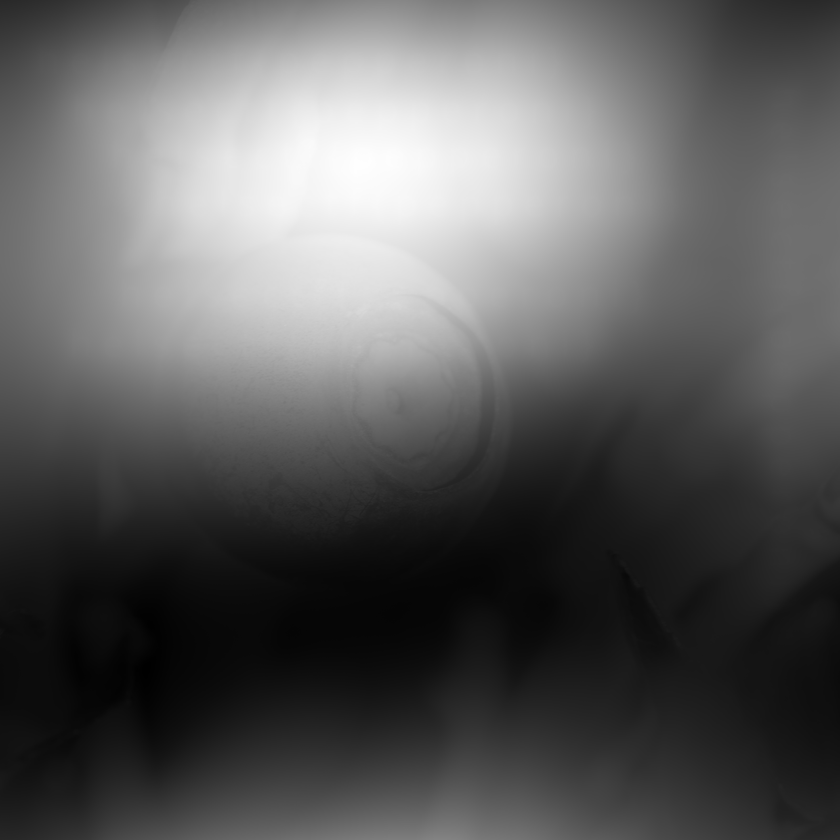
#> input picture stego/image processing 2/blåbær.png, 840 x 840 px, shrunk from 2080 x 2080 before the run
$ python solver.py
#> lines starting #> are read from the running program, lines starting #| are printed output that depends on the picture
import numpy as np
from PIL import Image, ImageFilter
from pprint import pprint
from scipy import ndimage

im = Image.open('blåbær.png')
#> im is the input picture: PIL image 840x840 L; min 0, max 254, mean 92.3
data = np.array(im, dtype=float)

kernel = np.array([[-1, -1, -1, -1, -1],
                   [-1,  1,  2,  1, -1],
                   [-1,  2,  4,  2, -1],
                   [-1,  1,  2,  1, -1],
                   [-1, -1, -1, -1, -1]])
hp1 = ndimage.convolve(data, kernel)
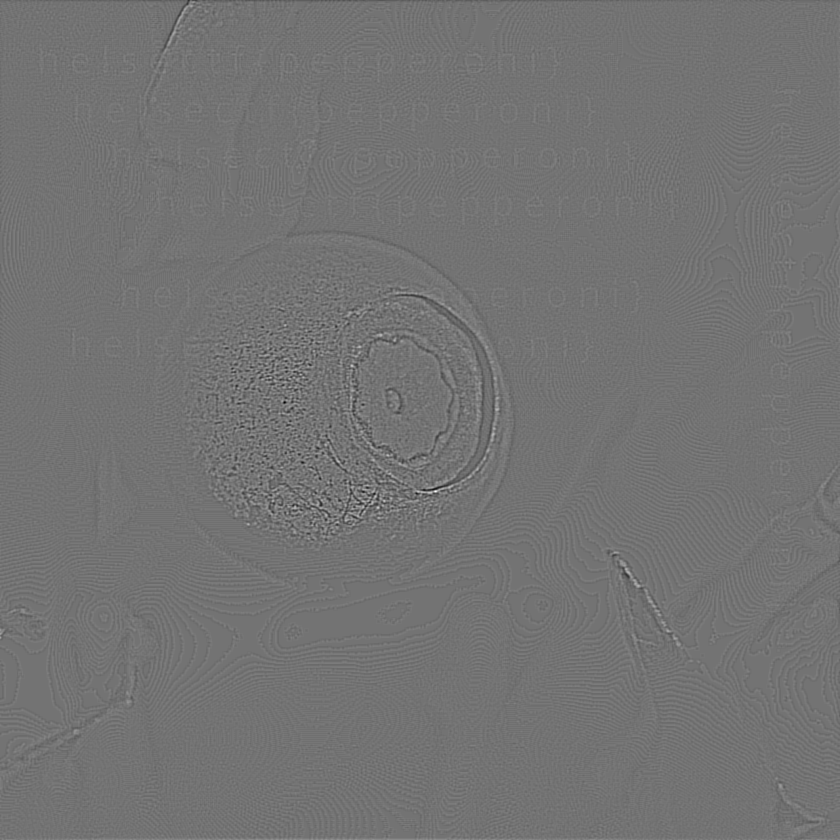
#> hp1: shape (840, 840) float64; min -72, max 87, mean 0; drawn with min black and max white
hpi1 = Image.fromarray(hp1.astype(np.uint8))
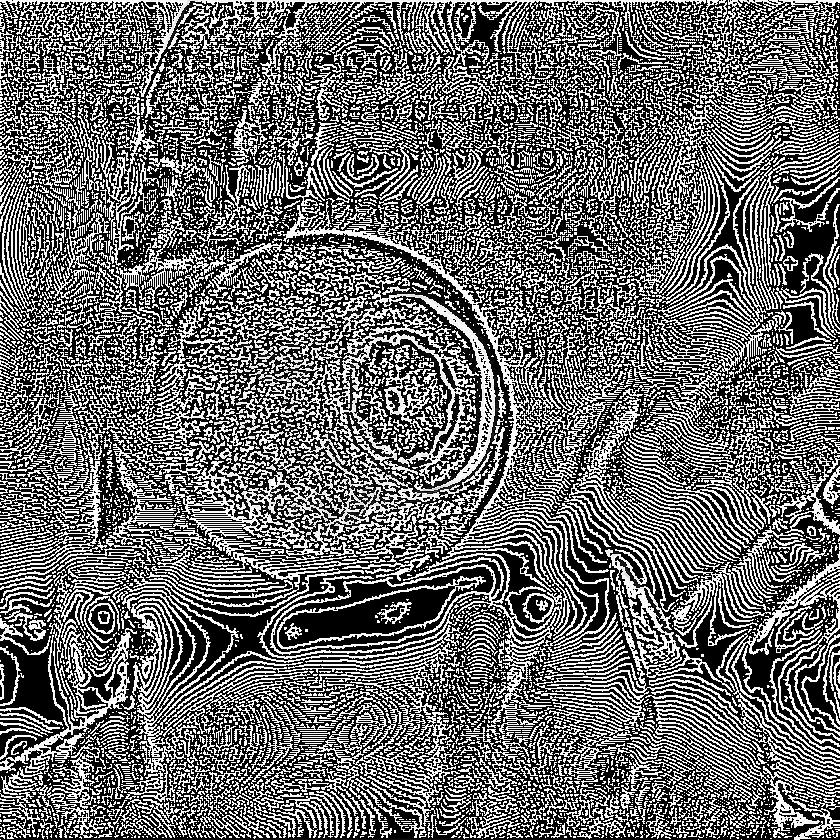
#> hpi1: PIL image 840x840 L; min 0, max 255, mean 105.9
hpi1.save('hp1.png')

# helsectf{pepperoni}

"""

# Load the data...
im = Image.open('lena.png')
data = np.array(im, dtype=float)
plot(data, 'Original')

# A very simple and very narrow highpass filter
kernel = np.array([[-1, -1, -1],
                   [-1,  8, -1],
                   [-1, -1, -1]])
highpass_3x3 = ndimage.convolve(data, kernel)
plot(highpass_3x3, 'Simple 3x3 Highpass')

# A slightly "wider", but sill very simple highpass filter
kernel = np.array([[-1, -1, -1, -1, -1],
                   [-1,  1,  2,  1, -1],
                   [-1,  2,  4,  2, -1],
                   [-1,  1,  2,  1, -1],
                   [-1, -1, -1, -1, -1]])
highpass_5x5 = ndimage.convolve(data, kernel)
plot(highpass_5x5, 'Simple 5x5 Highpass')

# Another way of making a highpass filter is to simply subtract a lowpass
# filtered image from the original. Here, we'll use a simple gaussian filter
# to "blur" (i.e. a lowpass filter) the original.
lowpass = ndimage.gaussian_filter(data, 3)
gauss_highpass = data - lowpass
plot(gauss_highpass, r'Gaussian Highpass, $\sigma = 3 pixels$')

plt.show()

"""

$ run again, with stego/image processing 2/hp2.png copied over stego/image processing 2/blåbær.png
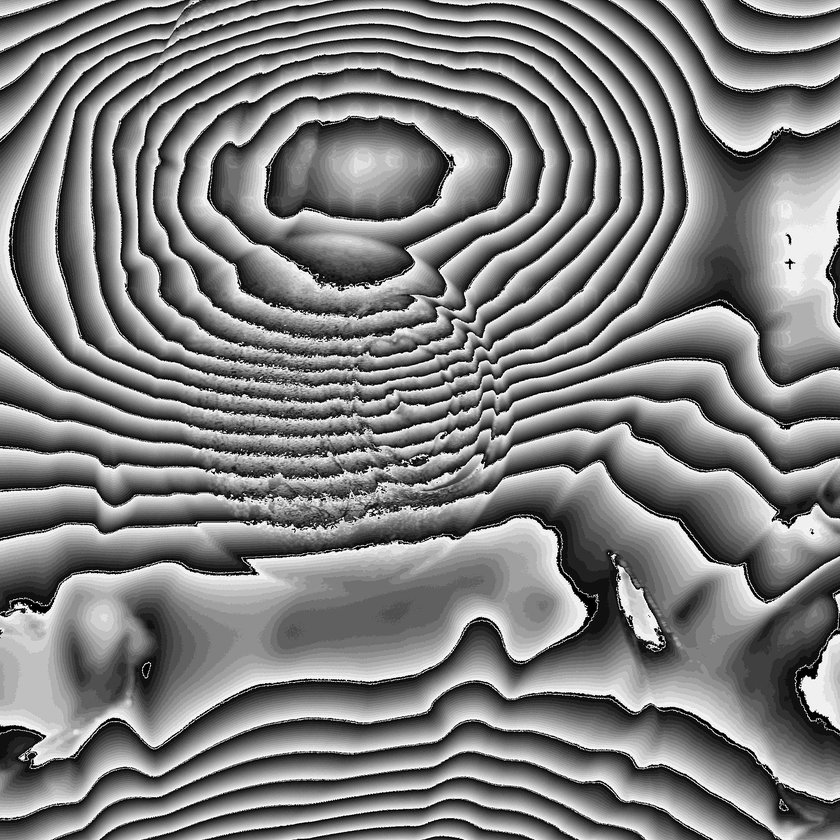
#> input picture stego/image processing 2/hp2.png, 840 x 840 px, shrunk from 2080 x 2080 before the run
#> im is the input picture: PIL image 840x840 L; min 0, max 255, mean 127.1
#> `hp1 = ndimage.convolve(data, kernel)`:
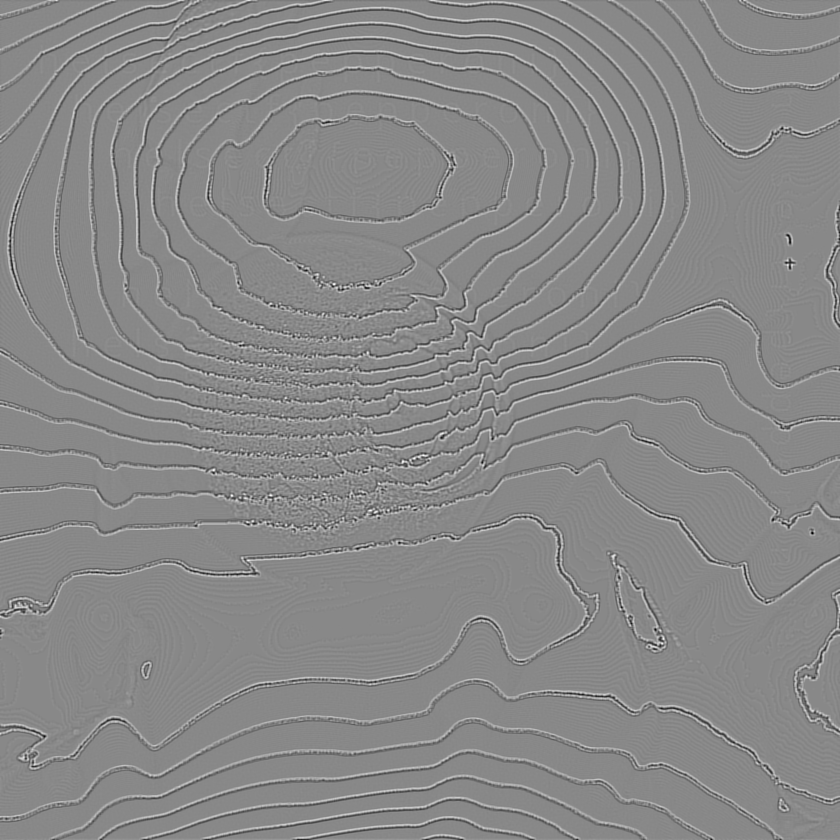
#> hp1: shape (840, 840) float64; min -2540, max 2203, mean 0; drawn with min black and max white
#> `hpi1 = Image.fromarray(hp1.astype(np.uint8))`:
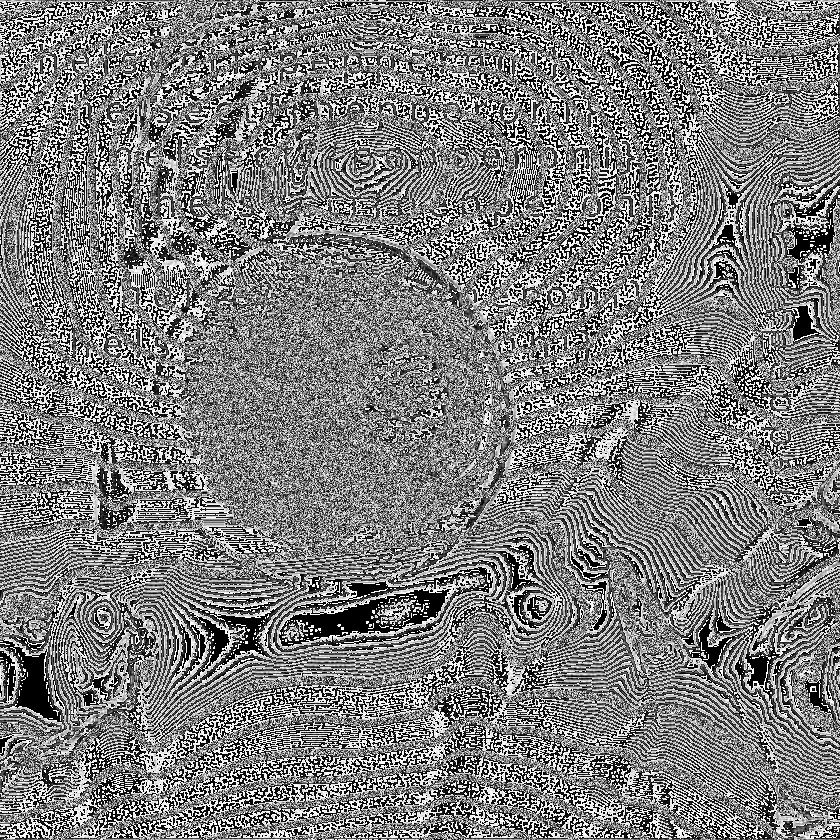
#> hpi1: PIL image 840x840 L; min 0, max 255, mean 125.6
